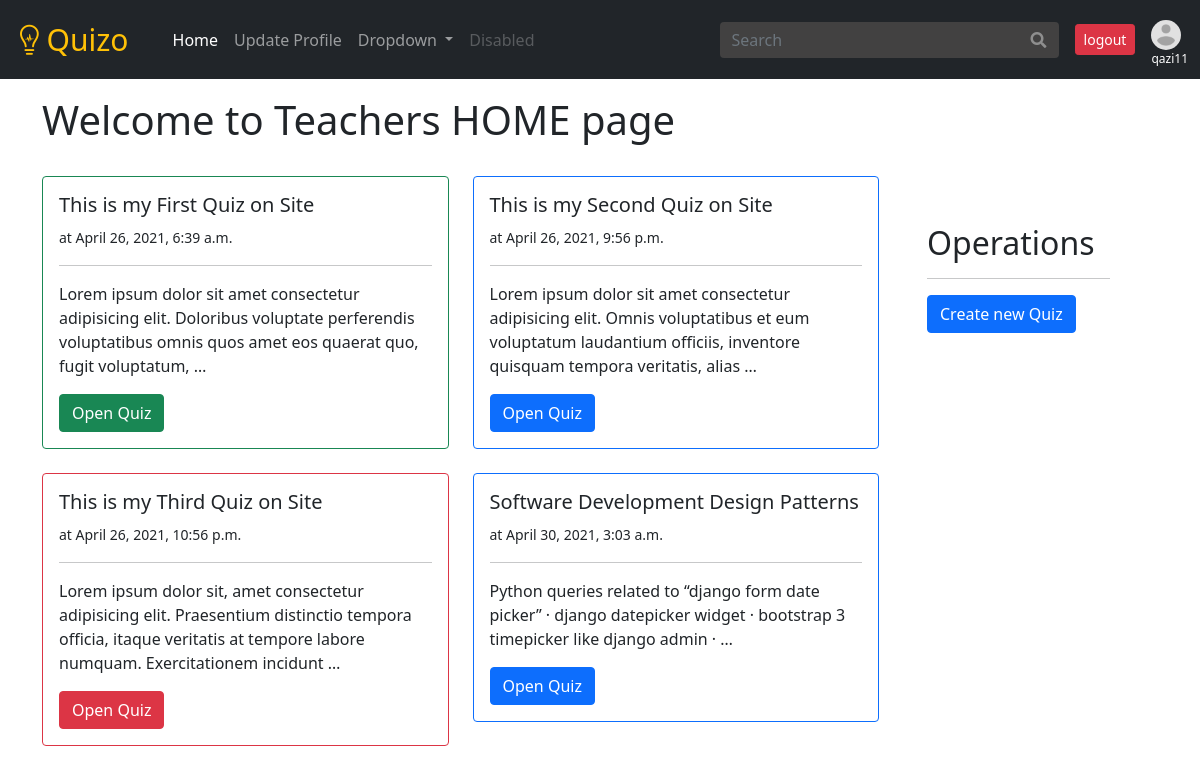
The page /quizzes/teachers/home/ (signed in) on the database as committed earlier.
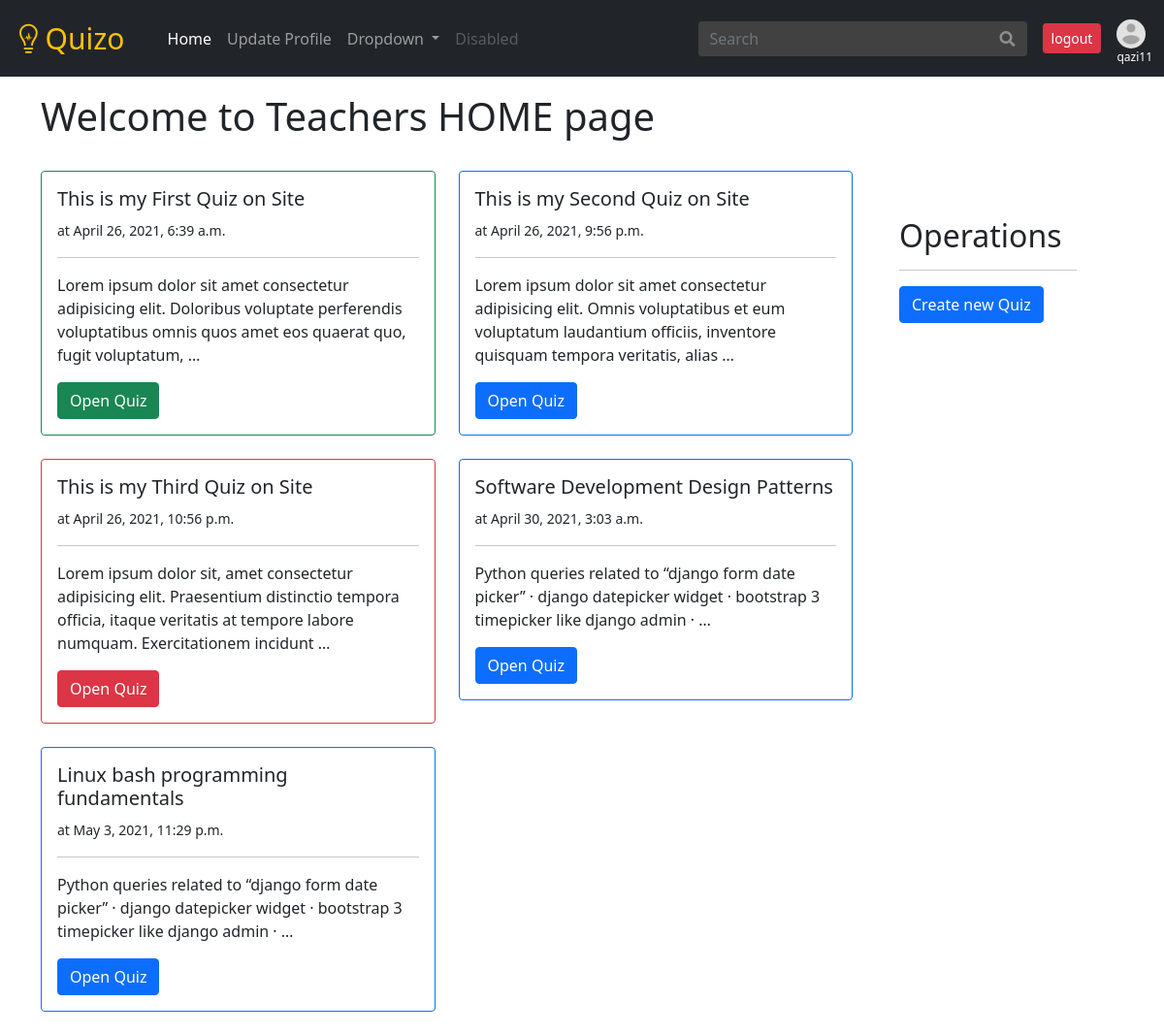
The same page on the database as committed later.
### quiz/models.py (models this page shows, shortened)
class Quiz(models.Model):
  title          = models.CharField(max_length=200)
  teacher        = models.ForeignKey('accounts.TeacherProfile',
                                      related_name='created_quizzes',
                                      on_delete=models.CASCADE)
  subject        = models.ForeignKey(Subject, related_name='quizzes', on_delete=models.CASCADE)
  slug           = models.SlugField(max_length=200, unique=True, blank=True)
  summary        = models.TextField()
  score          = models.PositiveIntegerField(null=True, blank=True)
  date_created   = models.DateTimeField(auto_now_add=True)
  date_updated   = models.DateTimeField(auto_now=True)
  starts_at = models.DateTimeField()
  ends_at   = models.DateTimeField()
  class Meta:
    verbose_name_plural = 'Quizzes'

### quiz/views/teacher_views.py (the view)
# urls.py: path('teachers/home/', teacher_views.TeacherQuizHomeView.as_view(), name='teachers_dashboard'),
class TeacherQuizHomeView(ListView):
  template_name = 'teachers/home.html'
  context_object_name = 'quizzes'
  model = Quiz
  def get_queryset(self):
    qs = super().get_queryset()
    return qs.filter(teacher__user=self.request.user)

### quiz/templates/teachers/home.html (shortened to what this page needs)
{% extends "base.html" %}
{% block content %}
  <h1>Welcome to Teachers HOME page</h1>
  <br>
  <div class="float-start w-75">
    <div class="row">
      {% for quiz in quizzes %}
      <div class="col-sm-6">
        <div class="card mb-4 border border-{{ quiz.subject.badge_color }}">
          <div class="card-body">
            <h5 class="card-title">{{ quiz.title }}</h5>
            <small>at {{ quiz.date_created }}</small>
            <hr>
            <p class="card-text">{{ quiz.summary|truncatewords:20 }}</p>
            <a href="{% url 'quiz_cms_details' quiz.id %}" class="btn btn-{{ quiz.subject.badge_color }}">Open Quiz</a>
          </div>
        </div>
      </div>
      {% endfor %}
    </div>
  </div>
  <div class="float-end w-25 p-5">
    <h2>Operations</h2>
    <hr>
    <a href="{% url 'create_quiz' %}" class="btn btn-primary">Create new Quiz</a>
  </div>
{% endblock %}

Rows that differ between the two databases and show on the page:
added Quiz: title "Linux bash programming fundamentals", date_created "May 3, 2021, 11:29 p.m.", summary "Python queries related to “django form date picker” · django datepicker widget · bootstrap 3 timepicker like django admin · …"
